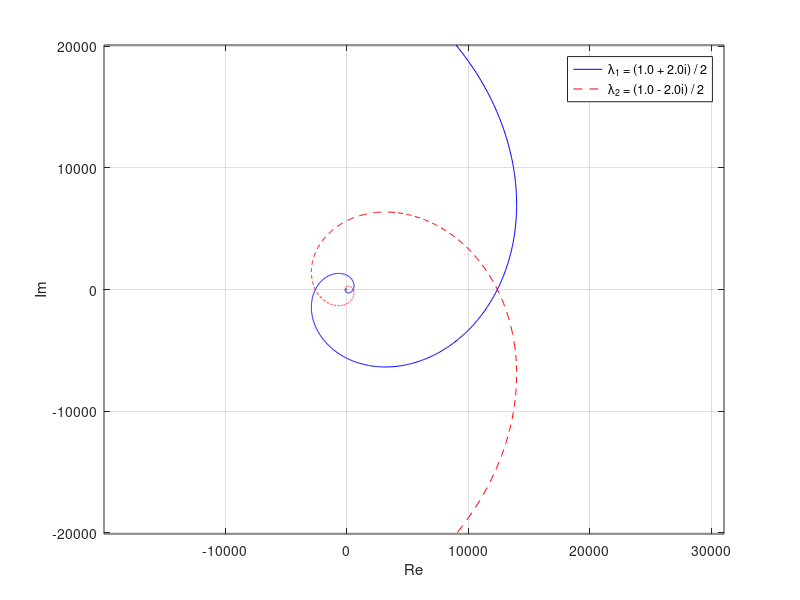

Here is the MATLAB script that generated this plot:
% Input nilai a dan b
a = 1; 
b = 2; 
t = linspace(0, 10, 2000); 

% Eigenvalue
lambda1 = (a + b*1i); % Lamda 1
lambda2 = (a - b*1i); % Lamda 2

% Fungsi Eksponensial Kompleks untuk Lamda 1
x1 = exp(real(lambda1) * t) .* cos(imag(lambda1) * t); 
y1 = exp(real(lambda1) * t) .* sin(imag(lambda1) * t); 

% Fungsi Eksponensial Kompleks untuk Lamda 2
x2 = exp(real(lambda2) * t) .* cos(imag(lambda2) * t); 
y2 = exp(real(lambda2) * t) .* sin(imag(lambda2) * t); 

% Plot
figure;
plot(x1, y1, 'b-', 'DisplayName', sprintf('\\lambda_1 = (%.1f + %.1fi) / 2', a, b)); % Plot untuk Lamda 1
hold on;
plot(x2, y2, 'r--', 'DisplayName', sprintf('\\lambda_2 = (%.1f - %.1fi) / 2', a, b)); % Plot untuk Lamda 2
xlabel('Re');
ylabel('Im');
legend show;
grid on;
axis equal;